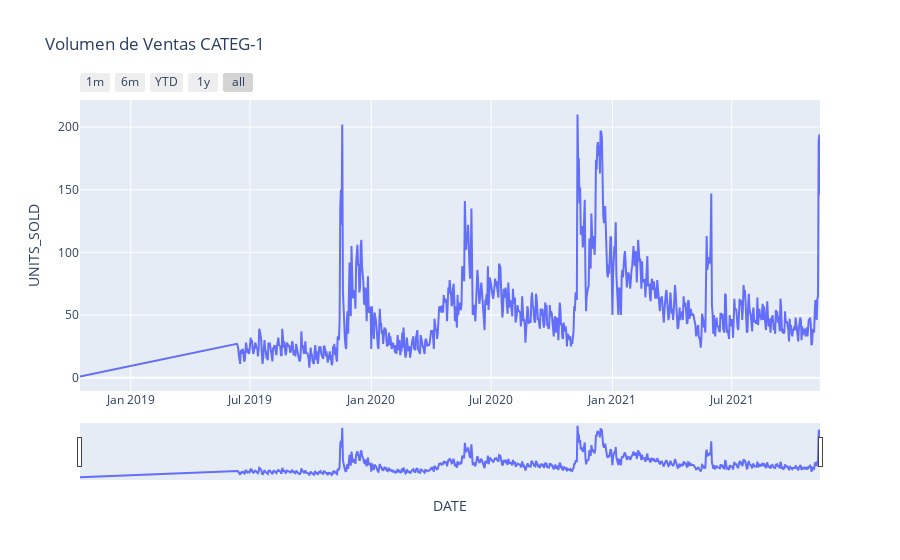
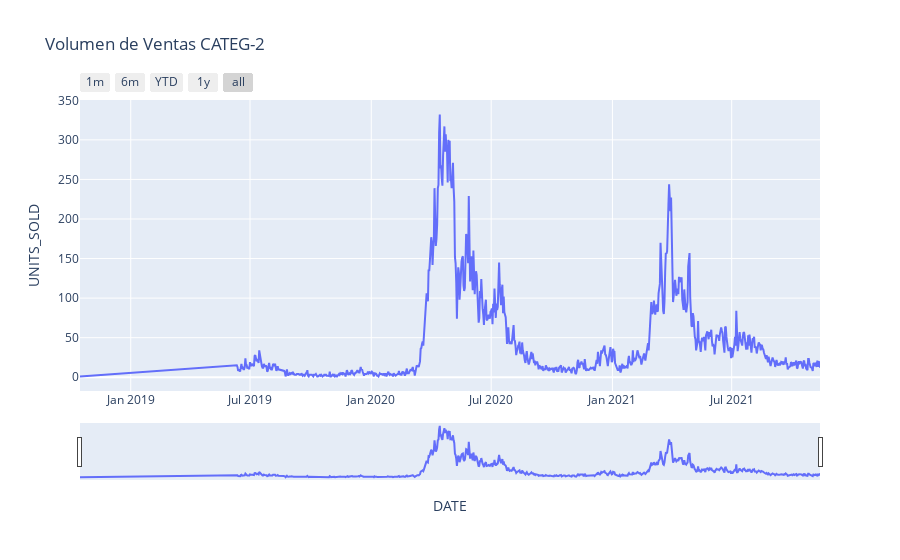
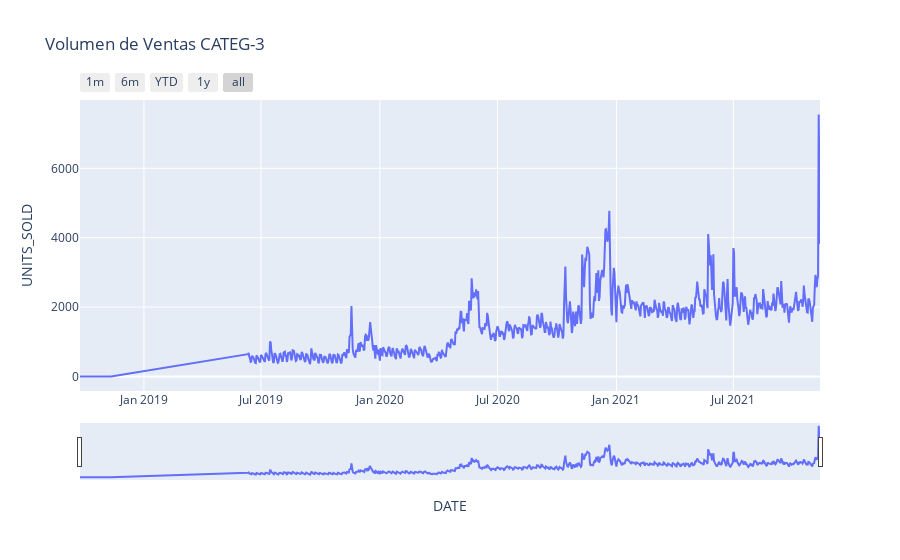

These figures' notebook cell, in order:
### Markdown cell above
### PARTE 1: EDA <a id='1'></a>
Para cononcer el historial de ventas de cada categoría y su respectivo volumen, realizaremos un análisis preliminar antes de comenzar a modelar. De esta forma podemos identificar las tendencias, ciclos y patrones de las unidades de venta para cada categoría.

### Code cell
for category in ['CATEG-1', 'CATEG-2', 'CATEG-3']:    
    fig = px.line(df[df['CATEGORY']== category], x='DATE', y='UNITS_SOLD', title=f'Volumen de Ventas {category}', )

    fig.update_xaxes(
        rangeslider_visible=True,
        rangeselector=dict(
            buttons=list([
                dict(count=1, label="1m", step="month", stepmode="backward"),
                dict(count=6, label="6m", step="month", stepmode="backward"),
                dict(count=1, label="YTD", step="year", stepmode="todate"),
                dict(count=1, label="1y", step="year", stepmode="backward"),
                dict(step="all")
            ])
        )
    )

    fig.show()

### Figure 1 — Plotly figure (JSON) as saved in the notebook; plotly's stock layout.template omitted (floating-point values rounded to 4 significant figures; data arrays with more than 128 entries replaced by an {"elided": "..."} marker saying what was removed)
{"data": [{"hovertemplate": "DATE=%{x}<br>UNITS_SOLD=%{y}<extra></extra>", "legendgroup": "", "line": {"color": "#636efa", "dash": "solid"}, "marker": {"symbol": "circle"}, "mode": "lines", "name": "", "orientation": "v", "showlegend": false, "type": "scatter", "x": {"elided": "887 str values"}, "xaxis": "x", "y": {"elided": "887 int values"}, "yaxis": "y"}], "layout": {"legend": {"tracegroupgap": 0}, "title": {"text": "Volumen de Ventas CATEG-1"}, "xaxis": {"anchor": "y", "domain": [0, 1], "rangeselector": {"buttons": [{"count": 1, "label": "1m", "step": "month", "stepmode": "backward"}, {"count": 6, "label": "6m", "step": "month", "stepmode": "backward"}, {"count": 1, "label": "YTD", "step": "year", "stepmode": "todate"}, {"count": 1, "label": "1y", "step": "year", "stepmode": "backward"}, {"step": "all"}]}, "rangeslider": {"visible": true}, "title": {"text": "DATE"}}, "yaxis": {"anchor": "x", "domain": [0, 1], "title": {"text": "UNITS_SOLD"}}}}

### Figure 2 — Plotly figure (JSON) as saved in the notebook; plotly's stock layout.template omitted (floating-point values rounded to 4 significant figures; data arrays with more than 128 entries replaced by an {"elided": "..."} marker saying what was removed)
{"data": [{"hovertemplate": "DATE=%{x}<br>UNITS_SOLD=%{y}<extra></extra>", "legendgroup": "", "line": {"color": "#636efa", "dash": "solid"}, "marker": {"symbol": "circle"}, "mode": "lines", "name": "", "orientation": "v", "showlegend": false, "type": "scatter", "x": {"elided": "879 str values"}, "xaxis": "x", "y": {"elided": "879 int values"}, "yaxis": "y"}], "layout": {"legend": {"tracegroupgap": 0}, "title": {"text": "Volumen de Ventas CATEG-2"}, "xaxis": {"anchor": "y", "domain": [0, 1], "rangeselector": {"buttons": [{"count": 1, "label": "1m", "step": "month", "stepmode": "backward"}, {"count": 6, "label": "6m", "step": "month", "stepmode": "backward"}, {"count": 1, "label": "YTD", "step": "year", "stepmode": "todate"}, {"count": 1, "label": "1y", "step": "year", "stepmode": "backward"}, {"step": "all"}]}, "rangeslider": {"visible": true}, "title": {"text": "DATE"}}, "yaxis": {"anchor": "x", "domain": [0, 1], "title": {"text": "UNITS_SOLD"}}}}

### Figure 3 — Plotly figure (JSON) as saved in the notebook; plotly's stock layout.template omitted (floating-point values rounded to 4 significant figures; data arrays with more than 128 entries replaced by an {"elided": "..."} marker saying what was removed)
{"data": [{"hovertemplate": "DATE=%{x}<br>UNITS_SOLD=%{y}<extra></extra>", "legendgroup": "", "line": {"color": "#636efa", "dash": "solid"}, "marker": {"symbol": "circle"}, "mode": "lines", "name": "", "orientation": "v", "showlegend": false, "type": "scatter", "x": {"elided": "920 str values"}, "xaxis": "x", "y": {"elided": "920 int values"}, "yaxis": "y"}], "layout": {"legend": {"tracegroupgap": 0}, "title": {"text": "Volumen de Ventas CATEG-3"}, "xaxis": {"anchor": "y", "domain": [0, 1], "rangeselector": {"buttons": [{"count": 1, "label": "1m", "step": "month", "stepmode": "backward"}, {"count": 6, "label": "6m", "step": "month", "stepmode": "backward"}, {"count": 1, "label": "YTD", "step": "year", "stepmode": "todate"}, {"count": 1, "label": "1y", "step": "year", "stepmode": "backward"}, {"step": "all"}]}, "rangeslider": {"visible": true}, "title": {"text": "DATE"}}, "yaxis": {"anchor": "x", "domain": [0, 1], "title": {"text": "UNITS_SOLD"}}}}
